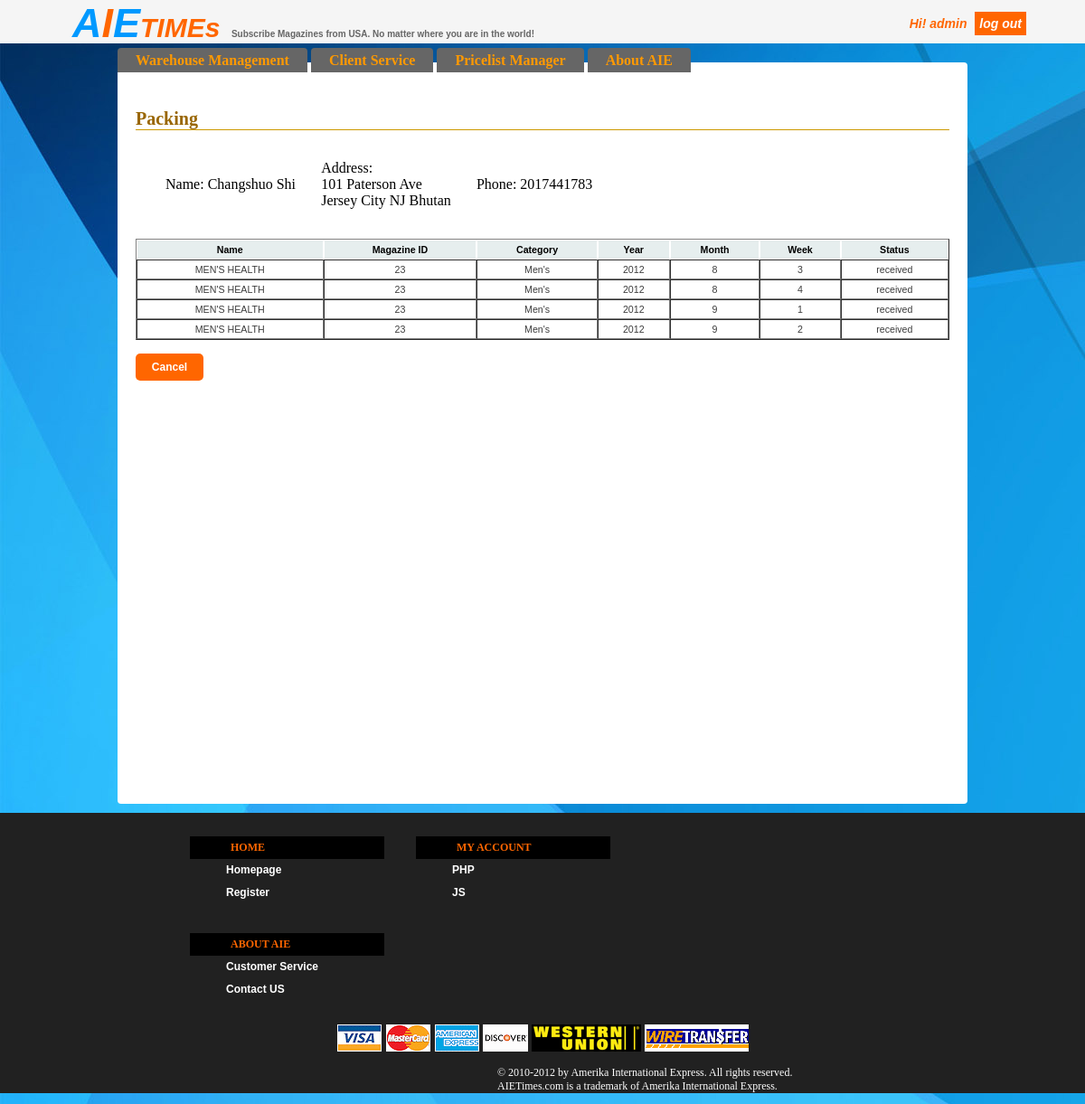
Screenshot of /admin/shippingorder.php?ID=20 (signed in) with the database file from the repository.
### tables this page shows
CREATE TABLE IF NOT EXISTS `shippingaddress` (
  `address_id` int(10) NOT NULL AUTO_INCREMENT,
  `user_id` int(10) NOT NULL,
  `first_name` varchar(15) NOT NULL,
  `last_name` varchar(15) NOT NULL,
  `address1` varchar(20) NOT NULL,
  `address2` varchar(20) NOT NULL,
  `city` varchar(20) NOT NULL,
  `state` varchar(8) NOT NULL,
  `zip` varchar(8) NOT NULL,
  `country` varchar(20) NOT NULL,
  `phone` varchar(15) NOT NULL,
  PRIMARY KEY (`address_id`),
  KEY `user_id` (`user_id`)
);

CREATE TABLE IF NOT EXISTS `useraccount` (
  `user_id` int(10) NOT NULL AUTO_INCREMENT,
  `password` varchar(40) NOT NULL,
  `first_name` varchar(10) NOT NULL,
  `last_name` varchar(10) NOT NULL,
  `gender` varchar(6) NOT NULL,
  `birthday` date NOT NULL,
  `join_date` date NOT NULL,
  `email` varchar(40) NOT NULL,
  `email2` varchar(40) NOT NULL DEFAULT 'NULL',
  `phone` varchar(15) NOT NULL,
  `default_addressid` int(10) NOT NULL DEFAULT '0',
  PRIMARY KEY (`user_id`),
  UNIQUE KEY `email` (`email`)
);

CREATE TABLE IF NOT EXISTS `shippingorder_issue` (
  `shipping_order_id` int(10) NOT NULL,
  `issue_id` int(10) NOT NULL,
  `quantity` int(11) NOT NULL,
  PRIMARY KEY (`shipping_order_id`,`issue_id`),
  KEY `issue_id` (`issue_id`)
);

CREATE TABLE IF NOT EXISTS `magazineinfo` (
  `mag_id` int(10) NOT NULL AUTO_INCREMENT,
  `mag_name` varchar(20) NOT NULL,
  `category` varchar(20) NOT NULL,
  `price_per_issue` varchar(20) NOT NULL,
  `weight_per_issue` varchar(5) NOT NULL,
  `cover_pic` varchar(50) NOT NULL,
  `description` varchar(500) NOT NULL,
  `issue_per_month` int(10) NOT NULL,
  `status` varchar(50) NOT NULL,
  `price_three_months` varchar(20) NOT NULL,
  `price_six_months` varchar(20) NOT NULL,
  `price_nine_months` varchar(20) NOT NULL,
  `price_twelve_months` varchar(20) NOT NULL,
  PRIMARY KEY (`mag_id`)
);

CREATE TABLE IF NOT EXISTS `issueinfo` (
  `issue_id` int(10) NOT NULL AUTO_INCREMENT,
  `mag_id` int(10) NOT NULL,
  `issue_week` int(2) NOT NULL,
  `issue_month` int(2) NOT NULL,
  `issue_year` int(4) NOT NULL,
  `received_date` date NOT NULL DEFAULT '2000-01-01',
  `status` varchar(30) NOT NULL,
  `user_id` int(10) NOT NULL,
  `order_mag_id` int(10) NOT NULL,
  `issue_date` date NOT NULL,
  PRIMARY KEY (`issue_id`),
  KEY `mag_id` (`mag_id`),
  KEY `user_id` (`user_id`),
  KEY `order_mag_id` (`order_mag_id`)
);

### admin/shippingorder.php (the view, shortened to what this page needs)
<!DOCTYPE html>
<html>
<head>
<link href="AdminCSS.css" rel="stylesheet" type="text/css" />
<link rel="stylesheet" href="table.css" type="text/css" media="print, projection, screen" />
<link href="form.css" rel="stylesheet" type="text/css" />
</head>
<body class="bg">
<div id="banner"><span style="color:#09F">A</span><span style="color:#F60">I</span><span style="color:#09F">E</span><span style="font-size:30px">TIMEs</span>
<span style="font-size:10px; color: #666; font-style:normal;">Subscribe Magazines from USA. No matter where you are in the world!</span>
<span style="margin-left:500px; ; font-size:14px;">
<?php
	echo "<div style='position:absolute;right:60px;top:18px;'>Hi! ".$_SESSION['admin_username']." ";
	echo "<a href='adminlogout.php' style='text-decoration: none;margin:5px;padding:5px;width:50px;color:white;background-color:#F60;'>log out</a></div>";
?>
</span>
</div>
<div id="main">
<ul id="menu">
<li><a href="packing.php" onmouseover="showmenu()" onmouseout="hidemenu()">Warehouse Management</a></li>
<li><a href="client_info.php" onmouseover="showmenu2()" onmouseout="hidemenu2()">Client Service</a></li>
<li><a href="pricelist_manager.php" onmouseover="showmenu3()" onmouseout="hidemenu3()">Pricelist Manager</a></li>
<li><a href="about.php">About AIE</a></li>
</ul>
<div id="content">
<div id="content2" style="height:800px">
<br>
<?php
echo "<h1>Packing</h1>";
if(isset($_GET['ID'])){
 $shippinginfo=mysql_query("SELECT *
 FROM `shippingaddress`,`shipping_order`,`useraccount`
 WHERE `shippingaddress`.`address_id`=`shipping_order`.`address_id`
 AND `shippingaddress`.`user_id`=`useraccount`.`user_id`
 AND `shipping_order`.`shipping_order_id`=".$_GET['ID']);
 while($row2 = mysql_fetch_array($shippinginfo)){
 echo "<table width='500px' style='margin:30px'>";
    echo "<tr>";
    echo "<td>Name: ".$row2['first_name']." ".$row2['last_name']."</td>";
	echo "<td>Address: <br>".$row2['address1']." ".$row2['address2']."<br>";
	echo $row2['city']." ".$row2['state']." ".$row2['country'];
	echo "</td>";
	echo "<td>Phone: ".$row2[10]."</td>";
    echo "</tr>";
    echo "</table>";
}}
	?>
<table border='1' cellspacing='0' class='tt' >
	<thead align='center'>
		<tr>
        	<th>Name</th>
			<th>Magazine ID</th>
			<th>Category</th>
			<th>Year</th>
			<th>Month</th>
            <th>Week</th>
			<th>Status</th>
		</tr>
	</thead>
    <tbody align='center'>
<?php
$query_result = mysql_query("SELECT *
FROM `shippingorder_issue`,`issueinfo`,`magazineinfo`
WHERE  `shippingorder_issue`.`issue_id`=`issueinfo`.`issue_id`
AND `issueinfo`.`mag_id`=`magazineinfo`.`mag_id`
AND `shippingorder_issue`.`shipping_order_id`=".$_GET['ID']);
while($row = mysql_fetch_array($query_result)){
	echo "<tr>";
	echo "<td>".$row['mag_name']."</td>";
	echo "<td>".$row['mag_id']."</td>";
	echo "<td>".$row['category']."</td>";
	echo "<td>".$row['issue_year']."</td>";
	echo "<td>".$row['issue_month']."</td>";
	echo "<td>".$row['issue_week']."</td>";
	echo "<td>".$row[9]."</td>";
	echo "</tr>";
}
echo   "</tbody></table>";
echo "<a style='color:#FFF;text-decoration: none;' href='packing.php'><button class='button'>Cancel</button></a>";
?>
<br>
<br>
</div>
</div>
</div>
<div id="footer">
  <div class="t">
    <div class="sm">
      <dl>
        <dt>Home</dt>
        <dd><a href="homepage.php">Homepage</a></dd>
        <dd><a href="#" title="get latitude&longitude of your pin">Register</a></dd>
      </dl>
      <dl>
        <dt>My Account</dt>
        <dd><a href="http://www.w3schools.com">PHP</a></dd>
        <dd><a href="http://www.w3schools.com">JS</a></dd>
      </dl>
      <dl>
        <dt>About AIE</dt>
        <dd><a href="#">Customer Service</a></dd>
        <dd><a href="#">Contact US</a></dd>
      </dl>
    </div>
    	<div align="center">
        	<img alt="credit card" src="images/footer_cc_img.png" width="211" height="30" />
			<img alt="western union" src="images/western-union-logo.png" width="121" height="30" />
			<img alt="wire transfer" src="images/wire_transfer.png" width="115" height="30" />
        </div>
  </div>
<p style="margin-left:550px;color:#FFF; font-size:12px">&copy; 2010-2012 by Amerika International Express.
All rights reserved. <br>AIETimes.com is a trademark of Amerika International Express.</p>
</div>
</body>
</html>

### admin/AdminCSS.css (style rules this page uses)
h1 { border-bottom: 1px solid #cc9900; color: #996600; font-family: Georgia, serif; font-size: 20px; }
body { margin:0px; height:auto; }
.bg { height: auto; overflow: visible; background-color: #CCC; font: "Trebuchet MS", Verdana, sans-serif; background-color: #999; background-image: url(images/blue.jpg); }
#banner { background-color:#F5F5F5; height:48px; color:#F60; font-size:45px; padding-left:80px; font-weight:bolder; margin-bottom: 5px; font-family: Tahoma, Geneva, sans-serif; font-style:italic; }
#main { margin-right: 130px; margin-left: 130px; }
#content { background-color: #ffffff; border-radius: 0 4px 4px 4px; padding-top: 20px; height:auto; }
#content2 { padding-left:20px; padding-right:20px; height:800px; }
ul#menu { padding: 0px; position: relative; margin: 0; height: 16px; }
ul#menu li { display: inline; }
ul#menu li a { background-color: #666; text-decoration: none; line-height: 1.8em; color: #F90; border-radius: 4px 4px 0 0; padding-top: 5px; padding-right: 20px; padding-bottom: 5px; padding-left: 20px; font-weight: bold; }
#footer { background-color: #212121; margin:0px; padding:0px; }
#footer .t { width: 800px; overflow: hidden; margin-left: auto; margin-right: auto; margin-top: 10px; margin-bottom: 10px; }
#footer .t .sm { overflow: hidden; height: auto; width: 600px; float: left; margin: 10px; }
#footer .t .sm dl { float: left; width: 220px; height: auto; margin-right: 30px; text-align: left; margin-left: 0px; }
#footer .t .sm dl dt { color: #F60; background-color: #000; text-transform: uppercase; font-weight: bold; font-size: 12px; line-height: 25px; width: 170px; padding-left: 45px; }
#footer .t .sm dl dd { font-size: 11px; font-weight: bold; color: #FFF; text-decoration: none; }
#footer .t .sm dl dd a { font-size: 12px; font-weight: bold; color: #FFF; text-decoration: none; line-height: 25px; font-family: Arial, Helvetica, sans-serif; }

### admin/table.css (style rules this page uses)
table.tt { font-family:arial; background-color: #FFF; margin:10px 0pt 15px; font-size: 8pt; width: 100%; text-align: left; }
table.tt thead tr th, table.tt tfoot tr th { background-color: #e6EEEE; border: 1px solid #FFF; font-size: 8pt; padding: 4px; }
table.tt tbody td { color: #3D3D3D; padding: 4px; background-color: #FFF; vertical-align: top; }

### admin/form.css (style rules this page uses)
.button { width: 75px; padding: 7.9px 10px; background:#F60; border: 0; font-size: 12px; color: #FFFFFF; -moz-border-radius: 5px; -webkit-border-radius: 5px; font-weight: bold; }
a { color: #FFF; text-decoration: none; }

### rows the page displays
shippingaddress: user.first_name "Changshuo", user.last_name "Shi", address1 "101 Paterson Ave", city "Jersey City", state "NJ", country "Bhutan", phone "2017441783"
shippingorder_issue: magazineinfo.mag_name "MEN'S HEALTH", magazineinfo.mag_id "23", magazineinfo.category "Men's", issue.issue_year "2012", issue.issue_month "8", issue.issue_week "3", issue.status "received"
shippingorder_issue: magazineinfo.mag_name "MEN'S HEALTH", magazineinfo.mag_id "23", magazineinfo.category "Men's", issue.issue_year "2012", issue.issue_month "8", issue.issue_week "4", issue.status "received"
shippingorder_issue: magazineinfo.mag_name "MEN'S HEALTH", magazineinfo.mag_id "23", magazineinfo.category "Men's", issue.issue_year "2012", issue.issue_month "9", issue.issue_week "1", issue.status "received"
shippingorder_issue: magazineinfo.mag_name "MEN'S HEALTH", magazineinfo.mag_id "23", magazineinfo.category "Men's", issue.issue_year "2012", issue.issue_month "9", issue.issue_week "2", issue.status "received"

### other values shown
$_SESSION['admin_username'] "admin"
